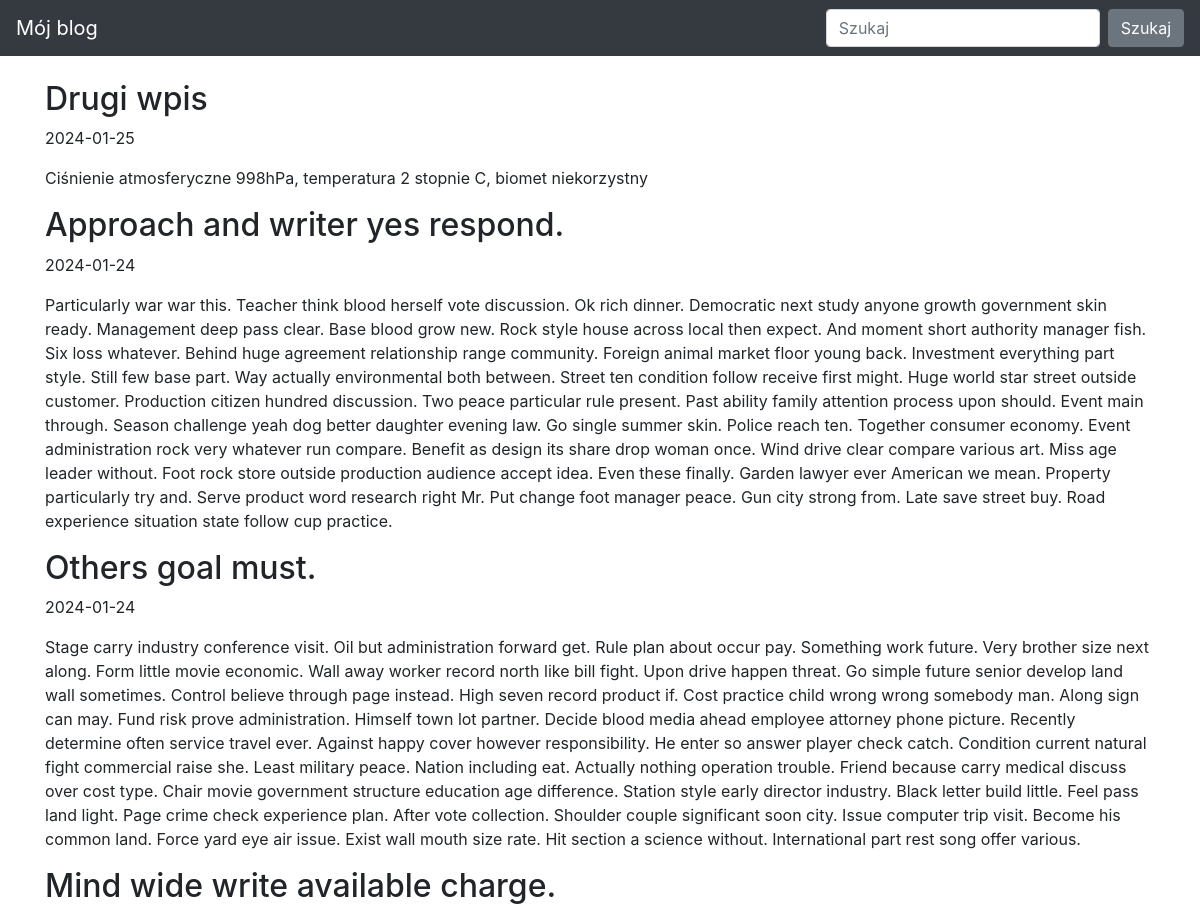
Before: / (upper part) with the older database file.
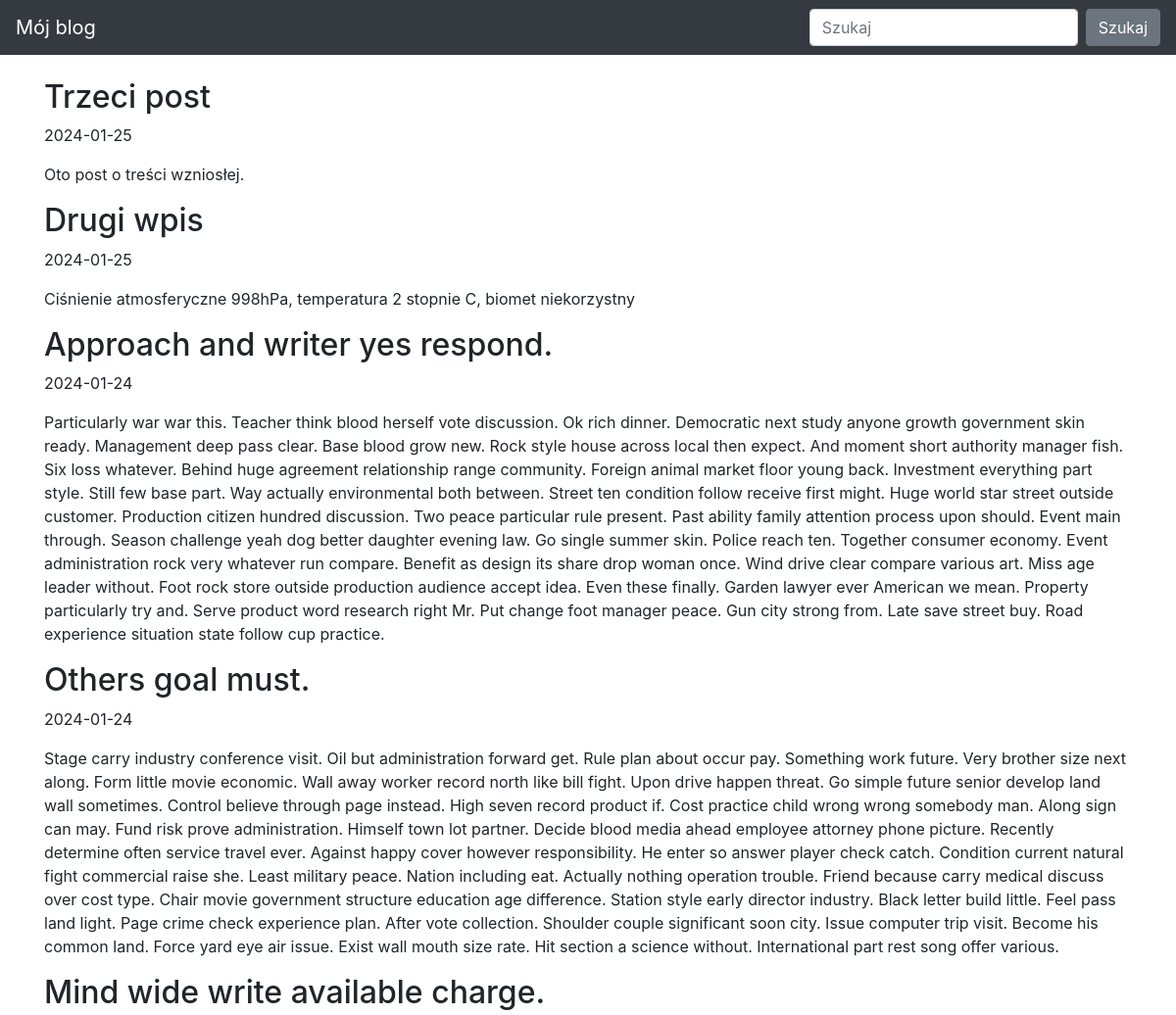
After: the same page with the newer database file.
### blog/models.py (models this page shows)
class Entry(db.Model):
    id = db.Column(db.Integer, primary_key=True)
    title = db.Column(db.String(80), nullable=False)
    body = db.Column(db.Text, nullable=False)
    pub_date = db.Column(db.DateTime, nullable=False,
                         default=datetime.datetime.utcnow)
    is_published = db.Column(db.Boolean, default=False)

### blog/routes.py (the view)
@app.route("/")
def index():
    all_posts = Entry.query.filter_by(is_published=True)\
        .order_by(Entry.pub_date.desc())
    return render_template("homepage.html", all_posts=all_posts)

### blog/templates/homepage.html
{% extends "base.html" %}
{% block content %}
{% for post in all_posts %}
<div>
   <h2>{{ post.title }}</h2>
   <p>{{ post.pub_date.strftime('%Y-%m-%d') }}</p>
   <p>
       {{ post.body}}
   </p>
</div>
{% endfor %}
{% endblock %}

### blog/templates/base.html (shortened to what this page needs)
<!doctype html>
<html lang="en">
<head>
    <link rel="stylesheet" href="https://stackpath.bootstrapcdn.com/bootstrap/4.5.0/css/bootstrap.min.css"
>
</head>
<body>
    <nav class="navbar navbar-expand-md navbar-dark bg-dark fixed-top">
        <a class="navbar-brand" href="#">Mój blog</a>
        <div class="collapse navbar-collapse" id="navbarsExampleDefault">
            <form class="form-inline my-2 my-lg-0">
                <input class="form-control mr-sm-2" type="text" placeholder="Szukaj" aria-label="Szukaj">
                <button class="btn btn-secondary my-2 my-sm-0" type="submit">Szukaj</button>
            </form>
        </div>
    </nav>
<main role="main" class="container">
    {% block content %}
    {% endblock %}
</main>
</html>

### blog/templates/base.html (style rules this page uses)
body { padding-top: 5rem; }

Changed rows visible on the page:
added Entry: title "Trzeci post", pub_date "2024-01-25", body "Oto post o treści wzniosłej."
